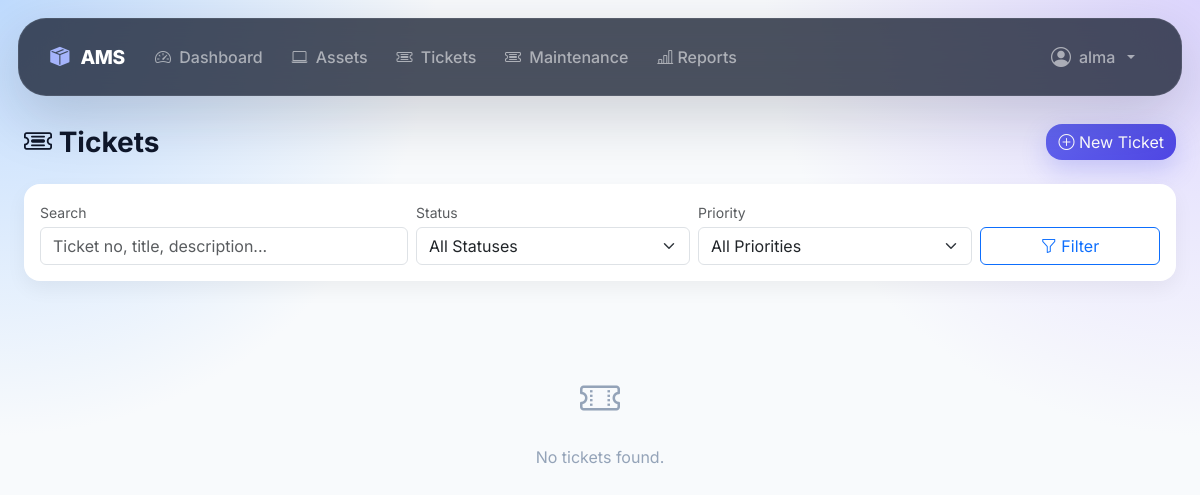
The page /tickets/ (signed in) on the database as committed earlier.
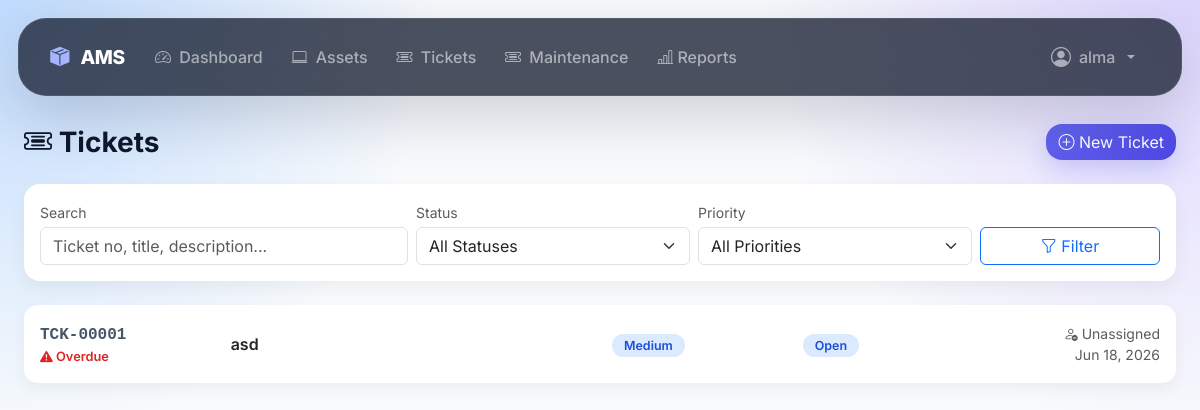
The same page on the database as committed later.
### tickets/models.py (models this page shows, shortened)
class Ticket(TimeStampedModel):
    class Priority(models.TextChoices):
        LOW = "low", "Low"
        MEDIUM = "medium", "Medium"
        HIGH = "high", "High"
        URGENT = "urgent", "Urgent"
    class Status(models.TextChoices):
        OPEN = "open", "Open"
        IN_PROGRESS = "in_progress", "In Progress"
        AWAITING_USER = "awaiting_user", "Awaiting User"
        RESOLVED = "resolved", "Resolved"
        CLOSED = "closed", "Closed"
    ticket_no = models.CharField(
        max_length=20,
        unique=True,
        editable=False,
    )
    title = models.CharField(
        max_length=255
    )
    description = models.TextField()
    created_by = models.ForeignKey(
        User,
        on_delete=models.CASCADE,
        related_name="tickets_created",
    )
    assigned_to = models.ForeignKey(
        User,
        on_delete=models.SET_NULL,
        null=True,
        blank=True,
        related_name="tickets_assigned",
        limit_choices_to={
            "role__in": [
                "admin",
                "manager",
                "it_expert",
            ]
        },
    )
    asset = models.ForeignKey(
        Asset,
        on_delete=models.SET_NULL,
        null=True,
        blank=True,
        related_name="tickets",
        help_text="Related asset (optional)",
    )
    priority = models.CharField(
        max_length=20,
        choices=Priority.choices,
        default=Priority.MEDIUM,
        db_index=True,
    )
    status = models.CharField(
        max_length=20,
        choices=Status.choices,
        default=Status.OPEN,
        db_index=True,
    )
    resolved_at = models.DateTimeField(
        null=True,
        blank=True,
    )
    closed_at = models.DateTimeField(
        null=True,
        blank=True,
    )
    @property
    def is_open(self) -> bool:
        return self.status in (
            self.Status.OPEN,
            self.Status.IN_PROGRESS,
            self.Status.AWAITING_USER,
        )
    @property
    def is_overdue(self) -> bool:
        if not self.is_open:
            return False
        return (
            timezone.now() - self.created_at
        ).days > 3
    class Meta:
        verbose_name = "Ticket"
        verbose_name_plural = "Tickets"
        ordering = ["-created_at"]
        indexes = [
            models.Index(
                fields=["status", "priority"]
            ),
            models.Index(
                fields=["assigned_to", "status"]
            ),
        ]

### tickets/views.py (the view)
# urls.py: path("",                  views.TicketListView.as_view(),          name="ticket-list"),
class TicketListView(LoginRequiredMixin, ListView):
    model = Ticket
    template_name = "tickets/ticket_list.html"
    context_object_name = "tickets"
    paginate_by = 20
    def get_queryset(self):
        qs = (
            Ticket.objects
            .select_related(
                "created_by",
                "assigned_to",
                "asset",
            )
            .order_by("-created_at")
        )
        user = self.request.user
        if not user.is_staff_member:
            qs = qs.filter(created_by=user)
        status = self.request.GET.get("status")
        priority = self.request.GET.get("priority")
        search = self.request.GET.get("search")
        if status:
            qs = qs.filter(status=status)
        if priority:
            qs = qs.filter(priority=priority)
        if search:
            qs = qs.filter(
                Q(ticket_no__icontains=search)
                | Q(title__icontains=search)
                | Q(description__icontains=search)
            )
        return qs
    def get_context_data(self, **kwargs):
        context = super().get_context_data(**kwargs)
        context["status_choices"] = Ticket.Status.choices
        context["priority_choices"] = Ticket.Priority.choices
        context["current_status"] = self.request.GET.get(
            "status",
            "",
        )
        context["current_priority"] = self.request.GET.get(
            "priority",
            "",
        )
        context["search"] = self.request.GET.get(
            "search",
            "",
        )
        return context

### accounts/models.py (called while the page is built)
    @property
    def is_staff_member(self):
        if self.is_superuser:
            return True
        return self.role in (
            self.Roles.ADMIN,
            self.Roles.MANAGER,
            self.Roles.IT_EXPERT,
        )

### tickets/templates/tickets/ticket_list.html (shortened to what this page needs)
{% extends "base.html" %}
{% block content %}
<div class="container-fluid">
    <div class="page-header">
        <h3 class="fw-bold mb-0">
            <i class="bi bi-ticket-detailed"></i> Tickets
        </h3>
        <a href="{% url 'ticket-create' %}" class="btn btn-primary">
            <i class="bi bi-plus-circle"></i> New Ticket
        </a>
    </div>
    <div class="card filter-card">
        <div class="card-body p-3">
            <form method="get" class="row g-2 align-items-end">
                <div class="col-md-4">
                    <label class="form-label small text-muted mb-1">Search</label>
                    <input type="text" name="search" class="form-control"
                           placeholder="Ticket no, title, description..."
                           value="{{ search }}">
                </div>
                <div class="col-md-3">
                    <label class="form-label small text-muted mb-1">Status</label>
                    <select name="status" class="form-select">
                        <option value="">All Statuses</option>
                    </select>
                </div>
                <div class="col-md-3">
                    <label class="form-label small text-muted mb-1">Priority</label>
                    <select name="priority" class="form-select">
                        <option value="">All Priorities</option>
                    </select>
                </div>
                <div class="col-md-2">
                    <button type="submit" class="btn btn-outline-primary w-100">
                        <i class="bi bi-funnel"></i> Filter
                    </button>
                </div>
            </form>
        </div>
    </div>
    {% if tickets %}
        {% for ticket in tickets %}
        <div class="card ticket-card">
            <div class="card-body p-3">
                <div class="row align-items-center">
                    <div class="col-md-2">
                        <a href="{% url 'ticket-detail' ticket.pk %}" class="ticket-no text-decoration-none">
                            {{ ticket.ticket_no }}
                        </a>
                        {% if ticket.is_overdue %}
                            <div class="overdue-flag">
                                <i class="bi bi-exclamation-triangle-fill"></i> Overdue
                            </div>
                        {% endif %}
                    </div>
                    <div class="col-md-4">
                        <a href="{% url 'ticket-detail' ticket.pk %}" class="text-decoration-none text-dark fw-semibold">
                            {{ ticket.title }}
                        </a>
                    </div>
                    <div class="col-md-2">
                        <span class="badge-pill badge-priority-{{ ticket.priority }}">
                            {{ ticket.get_priority_display }}
                        </span>
                    </div>
                    <div class="col-md-2">
                        <span class="badge-pill badge-status-{{ ticket.status }}">
                            {{ ticket.get_status_display }}
                        </span>
                    </div>
                    <div class="col-md-2 text-md-end">
                        <div class="small text-muted">
                            {% if ticket.assigned_to %}
                                <i class="bi bi-person-check"></i> {{ ticket.assigned_to }}
                            {% else %}
                                <i class="bi bi-person-dash"></i> Unassigned
                            {% endif %}
                        </div>
                        <div class="small text-muted">{{ ticket.created_at|date:"M d, Y" }}</div>
                    </div>
                </div>
            </div>
        </div>
        {% endfor %}
    {% else %}
        <div class="empty-state">
            <i class="bi bi-ticket-perforated fs-1 d-block mb-3"></i>
            No tickets found.
        </div>
    {% endif %}
</div>
{% endblock %}

Rows that differ between the two databases and show on the page:
added Ticket: ticket_no "TCK-00001", shows "Overdue", title "asd", priority "Medium", status "Open", shows "Unassigned", created_at "Jun 18, 2026"
Other text that changed with them:
text no longer shown: "No tickets found."
